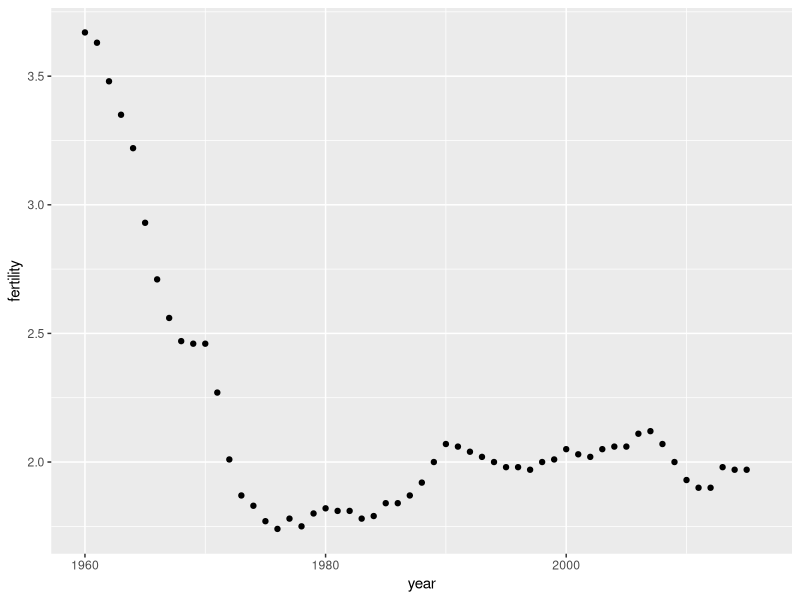
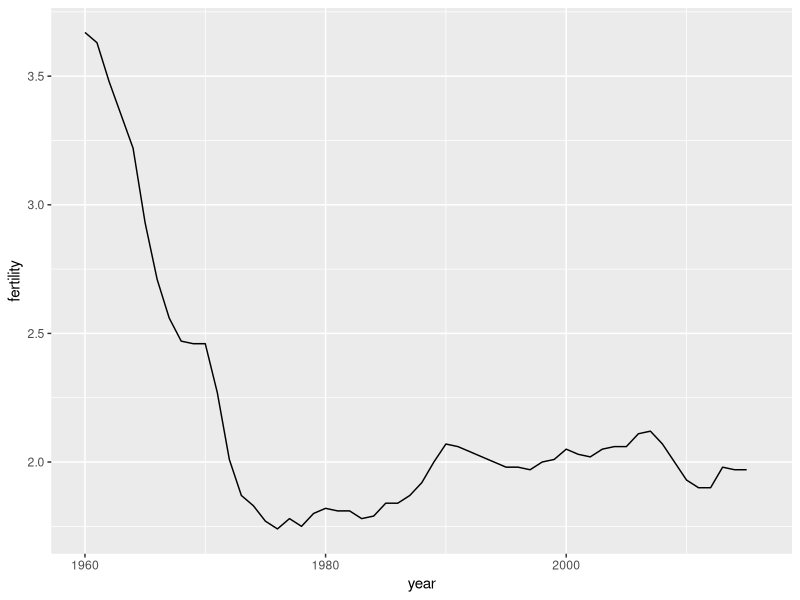
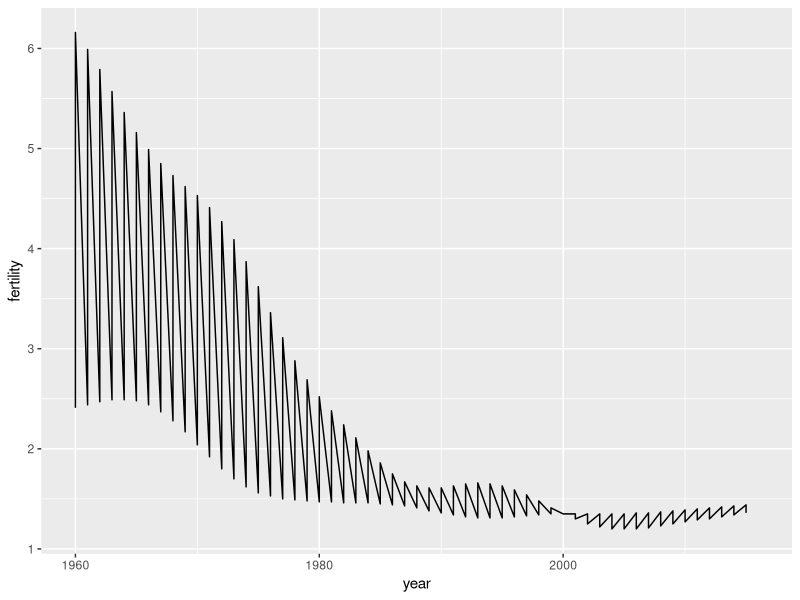
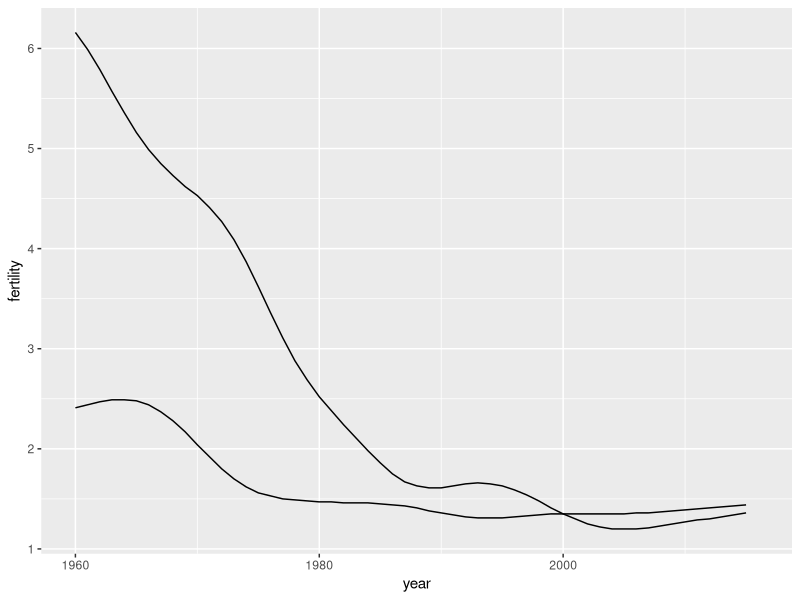
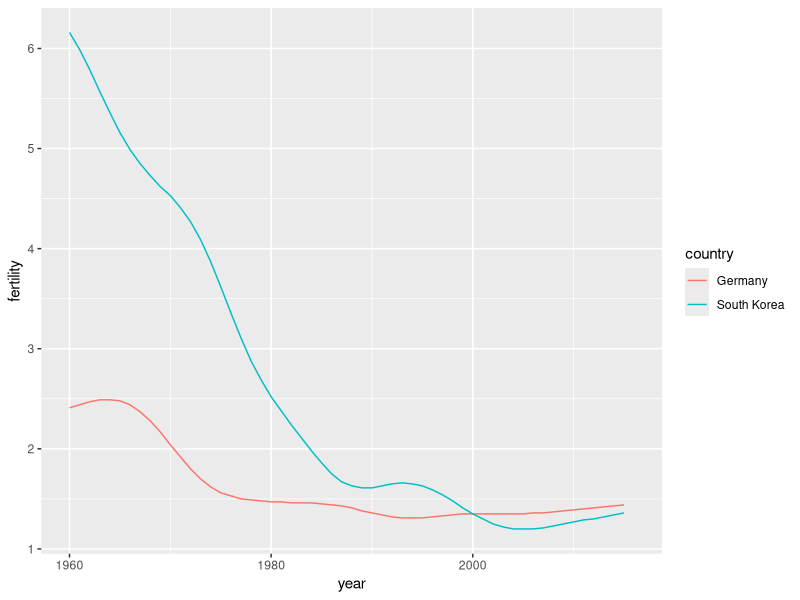
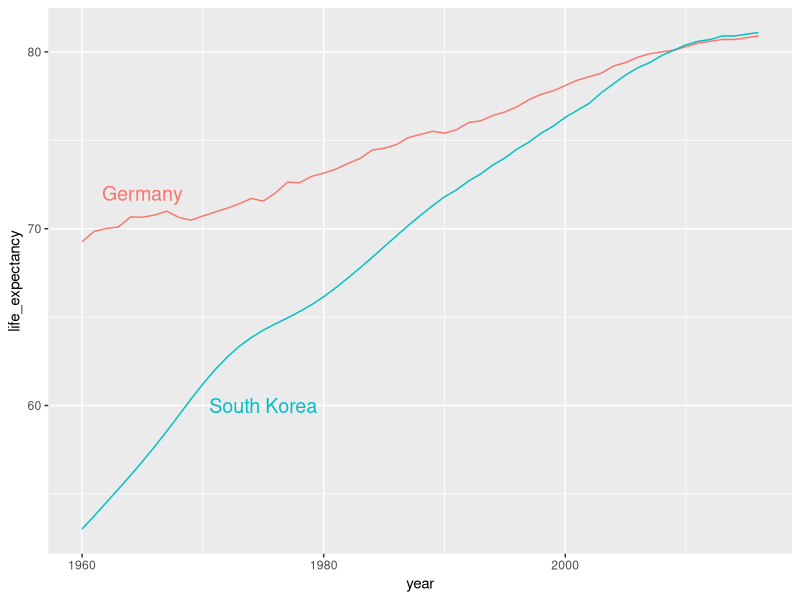

These charts were generated, in order, by the following R code:
# Code: Single time series
# scatterplot of US fertility by year
library(tidyverse)
library(dslabs)

gapminder %>%
  filter(country == "United States") %>%
  ggplot(aes(year, fertility)) +
  geom_point()

# line plot of US fertility by year
gapminder %>%
  filter(country == "United States") %>%
  ggplot(aes(year, fertility)) +
  geom_line()
#####################
# Code: Multiple time series
# line plot fertility time series for two countries- only one line (incorrect)
countries <- c("South Korea", "Germany")
gapminder %>% filter(country %in% countries) %>%
  ggplot(aes(year, fertility)) +
  geom_line()

# line plot fertility time series for two countries - one line per country
gapminder %>% filter(country %in% countries) %>%
  ggplot(aes(year, fertility, group = country)) +
  geom_line()

# fertility time series for two countries - lines colored by country
gapminder %>% filter(country %in% countries) %>%
  ggplot(aes(year, fertility, col = country)) +
  geom_line()
#####################
# life expectancy time series - lines colored by country and labeled, no legend
labels <- data.frame(country = countries, x = c(1975, 1965), y = c(60, 72))
gapminder %>% filter(country %in% countries) %>%
  ggplot(aes(year, life_expectancy, col = country)) +
  geom_line() +
  geom_text(data = labels, aes(x, y, label = country), size = 5) +
  theme(legend.position = "none")
